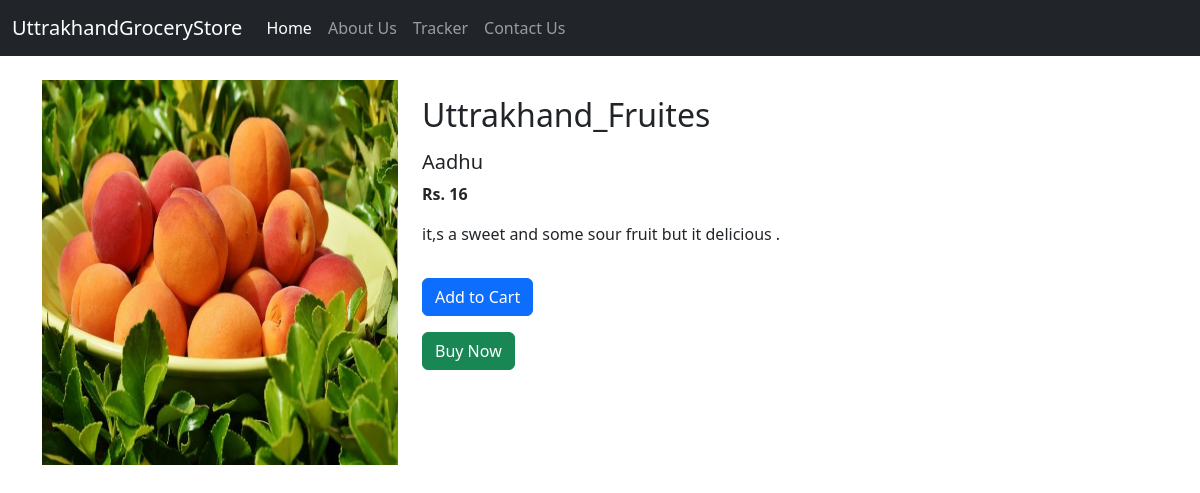
Page /productview/2 on the committed database.
### shop/models.py (models this page shows)
class Product(models.Model):
    product_id = models.AutoField
    product_name = models.CharField(max_length=50)
    category = models.CharField(max_length=50,default="")
    subcategory = models.CharField(max_length=50,default="")
    price = models.IntegerField(default=0)
    desc = models.CharField(max_length=300)
    pub_date = models.DateField()
    image = models.ImageField(upload_to="images",default="")

### djangoapp/views.py (the view)
# urls.py: path('productview/<myid>', views.productview),
def productview(request,myid):
    product = Product.objects.filter(id=myid)
    data ={
        'product':product[0]
        }
    return render(request,"productview.html",data)

### templates/productview.html (shortened to what this page needs)
{% extends "basic.html" %}
{% block body %}
{% load static %}
<div class="container my-4">
    <div class="row">
        <div class="col-md-4">
            <div class="row">
            <img src="{{product.image}}" width="233px" height="385px"/>
            </div>
        </div>
        <div class="col-md-8">
            <p><h2>{{product.category}}</h2></p>
            <h5>{{product.product_name}}</h5>
            <p><b>Rs. {{product.price}}</b></p>
            <p>{{product.desc}}</p>
            <div class="row">
                <a href="#"><button type="button" class="btn btn-primary my-3">Add to Cart</button></a>
                <a href="#"><button type="button" class="btn btn-success">Buy Now</button></a>
            </div>
        </div>
    </div>
</div>
{% endblock %}

### rows in the picture
Product: image (picture), category "Uttrakhand_Fruites", product_name "Aadhu", price "16", desc "it,s a sweet and some sour fruit but it delicious ."
